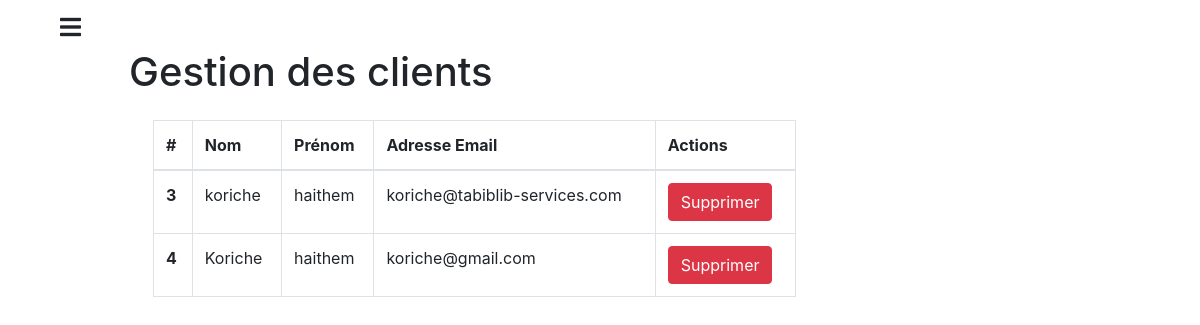
Screenshot of /admin/clients.php (signed in) with the database file from the repository.
### tables this page shows
CREATE TABLE `utilisateurs` (
  `id` int(11) NOT NULL,
  `nom` varchar(255) NOT NULL,
  `prenom` varchar(255) NOT NULL,
  `email` varchar(255) NOT NULL,
  `mot_de_passe` varchar(255) NOT NULL,
  `date_naissance` date NOT NULL,
  `genre` enum('Homme','Femme') NOT NULL,
  `addres` varchar(255) NOT NULL,
  `telephone` varchar(20) NOT NULL
);

### admin/clients.php (the view, shortened to what this page needs)
<?php
include "config.php";
?>
<?php
$sql = "SELECT * FROM utilisateurs";
$result = $conn->query($sql);
?>
<?php include "layouts/sidebar.php"; ?>
<main id="content" class="content active ms-sm-auto  mt-5 " style="margin-left: 350px;">
    <h1 class="ml-4">Gestion des clients</h1>
    <table class="table mt-4 table-bordered ml-5">
        <thead>
            <tr>
                <th scope="col">#</th>
                <th scope="col">Nom</th>
                <th scope="col">Prénom</th>
                <th scope="col">Adresse Email</th>
                <th scope="col">Actions</th>
            </tr>
        </thead>
        <tbody>
            <?php
            while ($row = $result->fetch_assoc()) {
                echo "<tr>";
                echo "<th scope='row'>" . $row["id"] . "</th>";
                echo "<td>" . $row["nom"] . "</td>";
                echo "<td>" . $row["prenom"] . "</td>";
                echo "<td>" . $row["email"] . "</td>";
                echo "<td><a class='btn btn-danger' href='clients.php?supprimer=" . $row["id"] . "'>Supprimer</a></td>";
                echo "</tr>";
            }
            ?>
        </tbody>
    </table>
</main>
<?php include "layouts/footer.php" ?>

### admin/layouts/header.php (style rules this page uses)
.content { margin-left: 300px; }
.content.active { margin-left: 10% !important; }

### rows the page displays
utilisateurs: id "3", nom "koriche", prenom "haithem", email "koriche@tabiblib-services.com"
utilisateurs: id "4", nom "Koriche", prenom "haithem", email "koriche@gmail.com"
